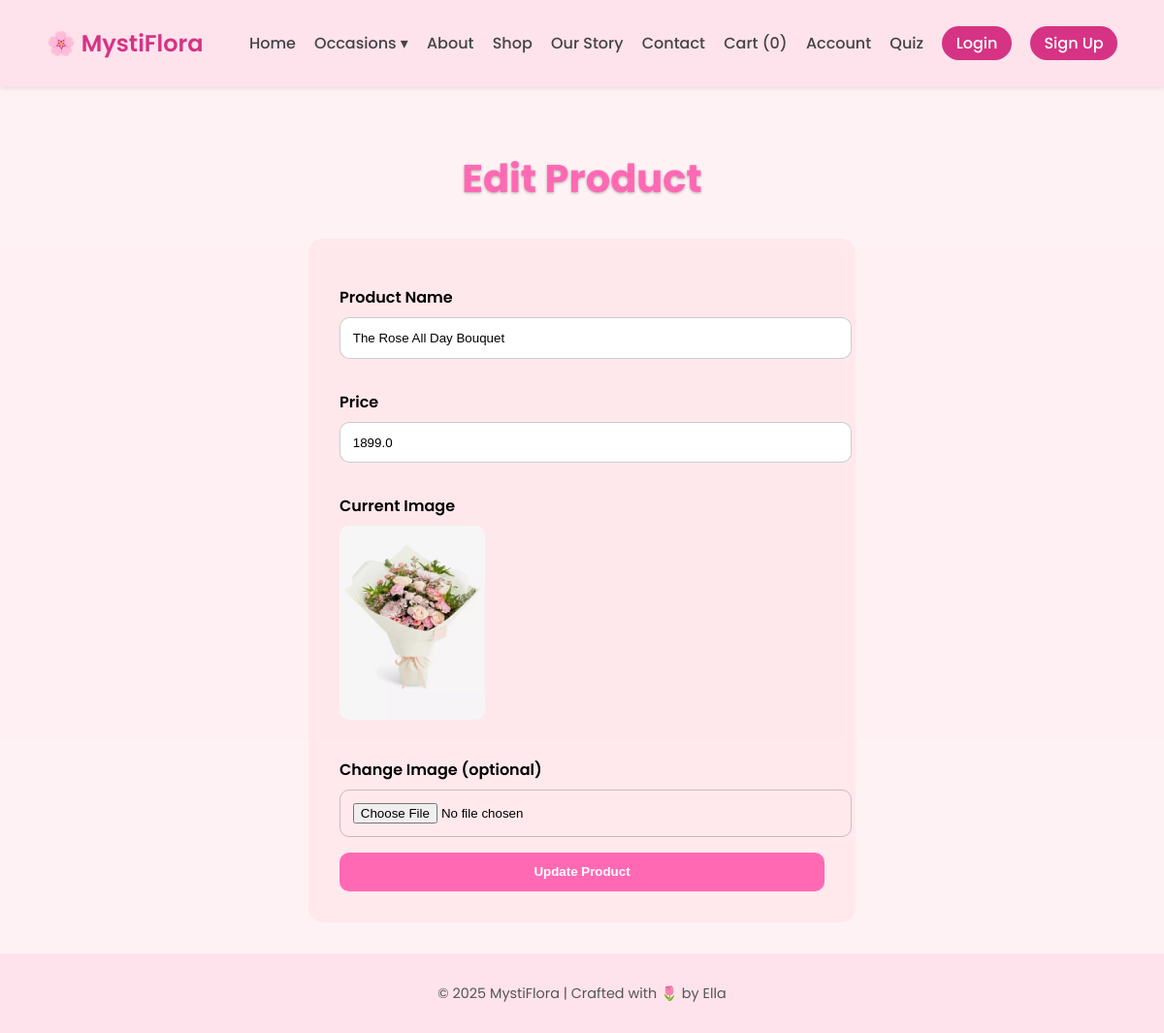
Screenshot of /admin/edit_product/1 with the database file from the repository.
### tables this page shows
CREATE TABLE products (id INTEGER PRIMARY KEY AUTOINCREMENT, name TEXT NOT NULL, price REAL NOT NULL, description TEXT, image TEXT, category TEXT (20));

### app.py (the view, shortened to what this page needs)
@app.route('/admin/edit_product/<int:product_id>', methods=['GET', 'POST'])
def admin_edit_product(product_id):
    db = get_db()
    cur = db.cursor()
    cur.execute("SELECT * FROM products WHERE id = ?", (product_id,))
    product = cur.fetchone()
    if not product:
        flash("Product not found.", "danger")
        return redirect(url_for('admin_dashboard'))
    return render_template('admin_edit_product.html', product=product)

### app.py (called while the page is built)
def get_db():
    db = getattr(g, '_database', None)
    if db is None:
        db = g._database = sqlite3.connect('flowershop.db')
        db.row_factory = sqlite3.Row
    return db

### templates/admin_edit_product.html (shortened to what this page needs)
{% extends 'base.html' %}
{% block content %}
<section class="admin-edit">
    <h2>Edit Product</h2>
    <form method="POST" enctype="multipart/form-data">
        <label for="name">Product Name</label>
        <input type="text" name="name" id="name" value="{{ product['name'] }}" required>
        <label for="price">Price</label>
        <input type="number" name="price" id="price" value="{{ product['price'] }}" step="0.01" required>
        <label>Current Image</label>
        <img src="{{ url_for('static', filename='images/' + product['image']) }}" alt="Product Image">
        <label for="image">Change Image (optional)</label>
        <input type="file" name="image" id="image">
        <button type="submit">Update Product</button>
    </form>
</section>
{% endblock %}

### static/style.css (style rules this page uses)
body { font-family: 'Poppins', sans-serif; background-color: #fff8f9; color: #333; margin: 0; }

### templates/admin_edit_product.html (style rules this page uses)
.admin-edit { display: flex; flex-direction: column; align-items: center; min-height: 90vh; padding: 2rem; font-family: 'Poppins', sans-serif; background-color: rgba(255, 182, 193, 0.1); }
.admin-edit h2 { font-size: 2.5rem; margin-bottom: 2rem; color: #ff69b4; text-shadow: 0 1px 3px rgba(0,0,0,0.3); }
.admin-edit form { background: rgba(255, 182, 193, 0.15); backdrop-filter: blur(6px); padding: 2rem; border-radius: 15px; width: 100%; max-width: 500px; color: #000; }
.admin-edit label { display: block; margin-top: 1rem; margin-bottom: 0.5rem; font-weight: 600; }
.admin-edit input[type="text"], .admin-edit input[type="number"], .admin-edit input[type="file"] { width: 100%; padding: 0.8rem; border-radius: 10px; border: 1px solid rgba(0,0,0,0.2); margin-bottom: 1rem; }
.admin-edit img { max-width: 150px; margin-bottom: 1rem; border-radius: 10px; }
.admin-edit button { width: 100%; padding: 0.8rem; border: none; border-radius: 10px; background-color: #ff69b4; color: #fff; font-weight: 600; cursor: pointer; transition: 0.3s ease; }

### rows the page displays
products: name "The Rose All Day Bouquet", price "1899.0", image (picture)

### other values shown
{{ session.get('cart') | length if session.get('cart') else 0 }} "0"
